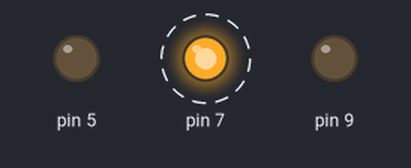
Bench run of a sketch on a simulated Arduino Uno, built with avr-gcc and run on an emulated ATmega328P. Parts: output pins drawn as LEDs (lit = HIGH). Dashed ring = blinking.

Above: at 0.5 s.
Timing chart, 0 to 4.6 s (numbered marks = the images above):
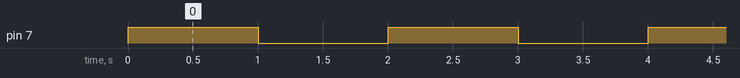

Measured:
- by itself, pin 7: alternates HIGH for 1.0 s and LOW for 1.0 s

The sketch:

P-1-Blinking_Light.ino
```cpp
void setup() {
  // put your setup code here, to run once:
pinMode(5, OUTPUT);
pinMode(7, OUTPUT);
pinMode(9, OUTPUT);

}

void loop() {
  // put your main code here, to run repeatedly:
digitalWrite(7, HIGH);
// high means 5V
delay(1000);
digitalWrite(7, LOW);
delay(1000);
}
```
